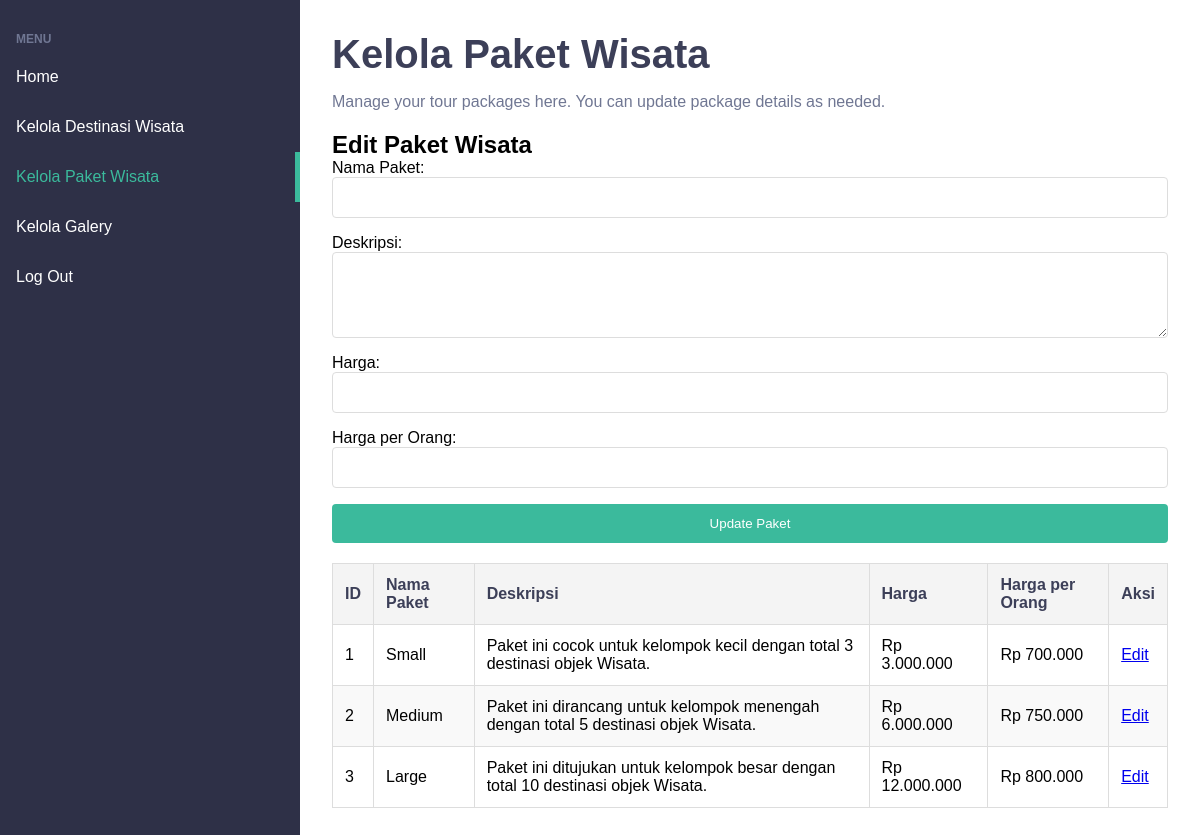
The page /admin/kelola_paketwisata.php on the database its author committed.
### tables this page shows
CREATE TABLE `paket_wisata` (
  `id` int(11) NOT NULL,
  `nama_paket` varchar(50) NOT NULL,
  `deskripsi` text NOT NULL,
  `harga` int(11) NOT NULL,
  `harga_per_orang` int(11) NOT NULL,
  `kapasitas_min` int(11) NOT NULL,
  `kapasitas_max` int(11) NOT NULL
);

### admin/kelola_paketwisata.php (the view, shortened to what this page needs)
<?php
function formatRupiah($amount) {
    return "Rp " . number_format($amount, 0, ',', '.');
}
?>
<!DOCTYPE html>
<html lang="en">
<head>
    <link rel="stylesheet" href="assets/style.css" />
</head>
<body>
    <div class="app">
        <aside class="sidebar">
            <h3>Menu</h3>
            <nav class="menu">
                <a href="admin.php" class="menu-item">Home</a>
                <a href="kelola_destinasi_wisata.php" class="menu-item">Kelola Destinasi Wisata</a>
                <a href="#" class="menu-item is-active">Kelola Paket Wisata</a>
                <a href="kelola_galery.php" class="menu-item">Kelola Galery</a>
                <a href="../logout.php" class="menu-item">Log Out</a>
            </nav>
        </aside>
        <main class="content">
            <h1>Kelola Paket Wisata</h1>
            <p>Manage your tour packages here. You can update package details as needed.</p>
            <div class="form-container">
                <h2>Edit Paket Wisata</h2>
                <form action="kelola_paketwisata.php" method="POST">
                    <label for="nama_paket">Nama Paket:</label>
                    <input type="text" id="nama_paket" name="nama_paket" value="<?php echo isset($package['nama_paket']) ? htmlspecialchars($package['nama_paket']) : ''; ?>" required>
                    <label for="deskripsi">Deskripsi:</label>
                    <textarea id="deskripsi" name="deskripsi" rows="4" required><?php echo isset($package['deskripsi']) ? htmlspecialchars($package['deskripsi']) : ''; ?></textarea>
                    <label for="harga">Harga:</label>
                    <input type="number" id="harga" name="harga" value="<?php echo isset($package['harga']) ? htmlspecialchars($package['harga']) : ''; ?>" required>
                    <label for="harga_per_orang">Harga per Orang:</label>
                    <input type="number" id="harga_per_orang" name="harga_per_orang" value="<?php echo isset($package['harga_per_orang']) ? htmlspecialchars($package['harga_per_orang']) : ''; ?>">
                    <button type="submit" name="update">Update Paket</button>
                </form>
            </div>
            <table>
                <thead>
                    <tr>
                        <th>ID</th>
                        <th>Nama Paket</th>
                        <th>Deskripsi</th>
                        <th>Harga</th>
                        <th>Harga per Orang</th>
                        <th>Aksi</th>
                    </tr>
                </thead>
                <tbody>
                    <?php
                    include '../db.php';
                    $sql = "SELECT * FROM paket_wisata";
                    $stmt = $pdo->prepare($sql);
                    $stmt->execute();
                    $paket_wisata = $stmt->fetchAll(PDO::FETCH_ASSOC);
                    foreach ($paket_wisata as $paket) {
                        echo "<tr>
                                <td>{$paket['id']}</td>
                                <td>{$paket['nama_paket']}</td>
                                <td>{$paket['deskripsi']}</td>
                                <td>" . formatRupiah($paket['harga']) . "</td>
                                <td>" . formatRupiah($paket['harga_per_orang']) . "</td>
                                <td>
                                    <a href='kelola_paketwisata.php?id={$paket['id']}' class='btn-edit'>Edit</a>
                                </td>
                              </tr>";
                    }
                    ?>
                </tbody>
            </table>
        </main>
    </div>
</body>
</html>

### admin/assets/style.css (style rules this page uses)
* { margin: 0; padding: 0; box-sizing: border-box; font-family: sans-serif; }
.app { display: flex; min-height: 100vh; }
.sidebar { flex: 1 1 0; max-width: 300px; padding: 2rem 1rem; background-color: #2e3047; }
.sidebar h3 { color: #707793; font-size: 0.75rem; text-transform: uppercase; margin-bottom: 0.5em; }
.sidebar .menu { margin: 0 -1rem; }
.sidebar .menu .menu-item { display: block; padding: 1em; color: #FFF; text-decoration: none; transition: 0.2s linear; }
.sidebar .menu .menu-item:hover, .sidebar .menu .menu-item.is-active { color: #3bba9c; border-right: 5px solid #3bba9c; }
.content { flex: 1 1 0; padding: 2rem; }
.content h1 { color: #3C3F58; font-size: 2.5rem; margin-bottom: 1rem; }
.content p { color: #707793; }
table { width: 100%; border-collapse: collapse; margin: 20px 0; }
th, td { padding: 12px; text-align: left; border: 1px solid #ddd; }
th { background-color: #f4f4f4; color: #3C3F58; }
tr:nth-child(even) { background-color: #f9f9f9; }
.content table { width: 100%; border-collapse: collapse; margin: 20px 0; }
.content th, .content td { padding: 12px; text-align: left; border: 1px solid #ddd; }
.content th { background-color: #f4f4f4; color: #3C3F58; }
.content tr:nth-child(even) { background-color: #f9f9f9; }
.form-container { margin: 20px 0; }
.form-container form { display: flex; flex-direction: column; }
.form-container form input, .form-container form textarea { margin-bottom: 1rem; padding: 0.75rem; border: 1px solid #ddd; border-radius: 4px; }
.form-container form button { padding: 0.75rem; background-color: #3bba9c; color: #fff; border: none; border-radius: 4px; cursor: pointer; }

### rows shown on the page
paket_wisata: id "1", nama_paket "Small", deskripsi "Paket ini cocok untuk kelompok kecil dengan total 3 destinasi objek Wisata.", harga "Rp 3.000.000", harga_per_orang "Rp 700.000"
paket_wisata: id "2", nama_paket "Medium", deskripsi "Paket ini dirancang untuk kelompok menengah dengan total 5 destinasi objek Wisata.", harga "Rp 6.000.000", harga_per_orang "Rp 750.000"
paket_wisata: id "3", nama_paket "Large", deskripsi "Paket ini ditujukan untuk kelompok besar dengan total 10 destinasi objek Wisata.", harga "Rp 12.000.000", harga_per_orang "Rp 800.000"
